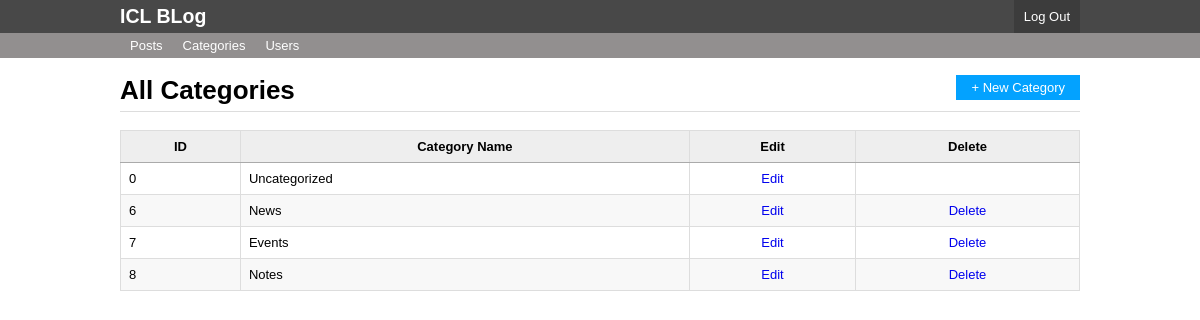
Page /blog/admin/index.php?page=all_cats (signed in) on the committed database.
### tables this page shows
CREATE TABLE IF NOT EXISTS `categories` (
  `category_id` int(11) NOT NULL AUTO_INCREMENT,
  `category_name` varchar(30) NOT NULL,
  PRIMARY KEY (`category_id`)
);

### blog/includes/functions.php (called while the page is built, shortened)
<?php
function get_all_categories() {
	global $conn;
	$cats_query = "SELECT * FROM categories";
	$cats_query = mysqli_query($conn, $cats_query);
	$all_cats = array();
	while( $cat = mysqli_fetch_assoc($cats_query) ) {
		$all_cats[] = $cat;
	}
	return $all_cats;
}

### blog/admin/includes/all_cats.php (the view)
<div class="container">
	<a class="add-new-btn" href="<?php echo BASE_URL;?>admin/?page=new-category">+ New Category</a>
	<h1 class="page-title">All Categories</h1>
	<table class="all-posts-table">
		<thead>
			<tr>
				<th>ID</th>
				<th>Category Name</th>
				<th>Edit</th>
				<th>Delete</th>
			</tr>
		</thead>
		<tbody>
			<?php
				$all_cats = get_all_categories();
				foreach ($all_cats as $cat) {
					echo
						"<tr>
							<td>{$cat['category_id']}</td>
							<td>{$cat['category_name']}</td>
							<td class='text-center'><a href='" . BASE_URL . "admin/?page=edit_cat&category_id={$cat['category_id']}'>Edit</a></td>
							<td class='text-center'>
								" . ( $cat['category_id'] == 0 ? "" : "<a class='delete-btn' data-msg='Do you really want to delete this category?' href='" . BASE_URL . "admin/processors/delete-cat.php?category_id={$cat['category_id']}'>Delete</a>" ) . "
							</td>
						</tr>";
				}
			?>
		</tbody>
	</table>
</div>

### blog/css/admin.css (style rules this page uses)
body { margin: 0; font-family: 'Arial', sans-serif; font-size: 13px; }
* { box-sizing: border-box; }
a { text-decoration: none; }
.text-center { text-align: center; }
.container { width: 960px; margin: 0 auto; }
h1.page-title { border-bottom: 1px solid #ddd; padding-bottom: 5px; }
table.all-posts-table td,table.all-posts-table th { border: 1px solid #ddd; padding: 8px; }
table.all-posts-table { border-collapse: collapse; width: 100%; }
.all-posts-table thead tr { background: #eee; }
.all-posts-table thead th { border-bottom: 1px solid #aaa; }
.all-posts-table tbody tr { background: #fff; }
.all-posts-table tbody tr:nth-child(2n) { background: #f8f8f8; }
.add-new-btn { float: right; display: block; padding: 5px 15px; background: #03A2FF; color: #fff; }

### rows in the picture
categories: category_id "0", category_name "Uncategorized"
categories: category_id "6", category_name "News"
categories: category_id "7", category_name "Events"
categories: category_id "8", category_name "Notes"
